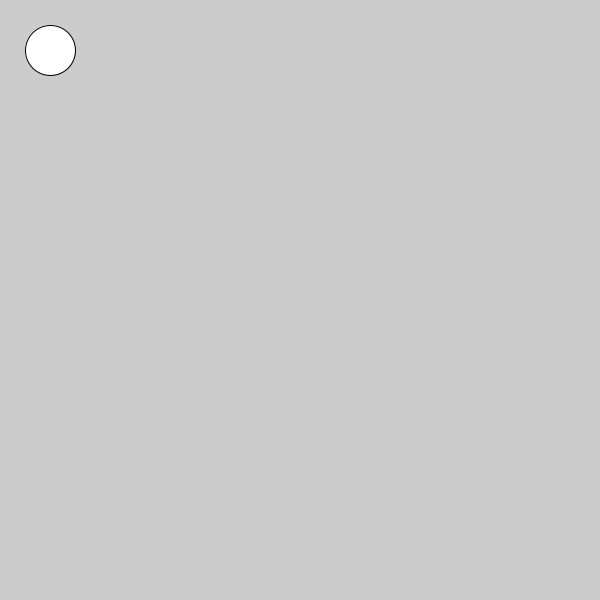
Frame 1 (no input)
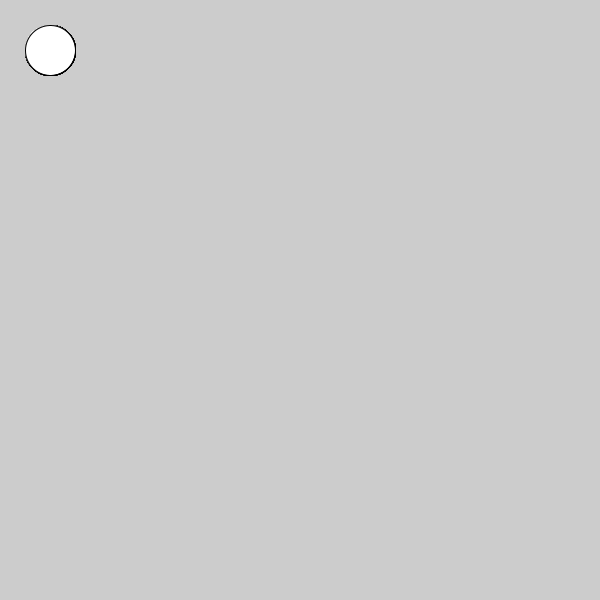
Frame 60 (the mouse pressed at the canvas centre just before this capture)
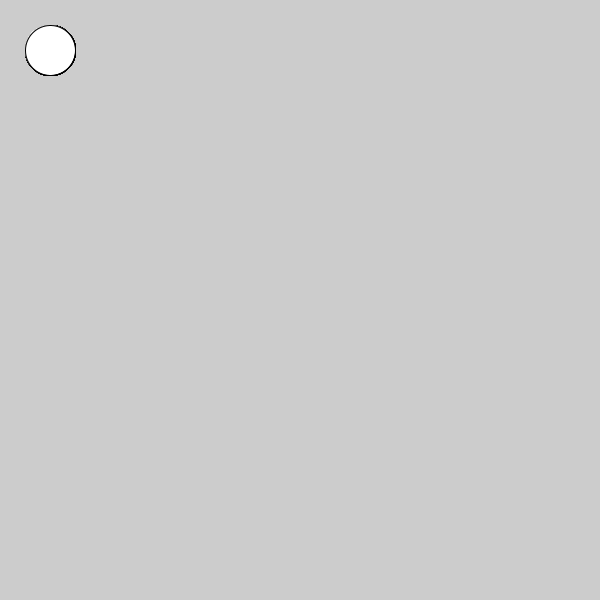
Frame 120 (the mouse held since frame 60 and released just before this capture)

The Processing sketch that drew these frames (run headless with seeded random() and noise(); from frame 60 on, the mouse is pressed at the canvas centre):

// Processing sketch: C1W5_moveCircle
// ── C1W5_moveCircle.pde
char a = 'a';
boolean up=false;
boolean down=false;
boolean left=false;
boolean right=false;
float x=width/2;
float y=height/2;



void setup() {
  size (600, 600);
}

void draw() {
  if (keyPressed) {
    //println (key);
    //println(keyCode);
  }
  
  ellipse (x, y, 50,50);
  if(up==true){
    y--;
  }
  
  if(down==true){
    y++;
  }
  if(right==true){
    x++;
  }
  if(left==true){
    x--;
  }
}

void keyPressed() {
  //println(key); 
  if (key == CODED) {
    if (keyCode == UP) {
      up=true;
    } else if (keyCode==RIGHT) {
    right=true;
    } else if (keyCode==LEFT) {
      left=true;
    } else if (keyCode==DOWN) {
      down=true;
    }
    println("up!");
  }
}


void keyReleased () {
  if (key == CODED) {
    if (keyCode == UP) {
      up=false;
    } else if (keyCode==RIGHT) {
    right=false;
    } else if (keyCode==LEFT) {
      left=false;
    } else if (keyCode==DOWN) {
      down=false;
    }
    println("released");
  }
}
